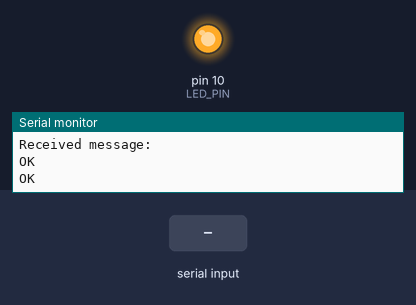
This sketch was run on a simulated Arduino Uno, built with avr-gcc and run on an emulated ATmega328P. Shown: output pins drawn as LEDs (lit = HIGH), the last lines printed to the serial monitor. The inputs (shaded band) are chosen by the test bench. The modem accepts every AT command (registered, SIM ready, sends succeed) and sends nothing else.

Above: at 4.2 s.
4.3 s: "LIGHT ON" received over the second serial link
At 7.0 s:
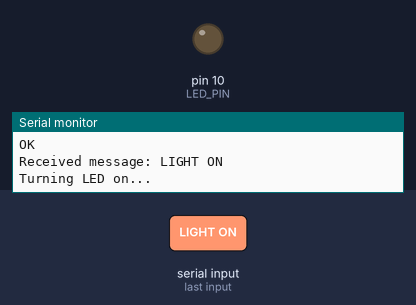
7.3 s: "LIGHT OFF" received over the second serial link
At 9.6 s:
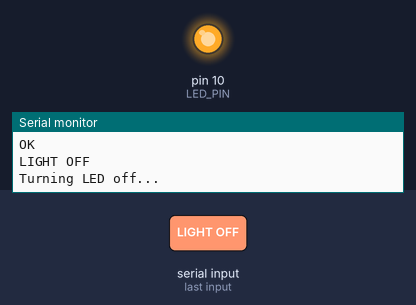
Timing chart, 0 to 11.1 s (numbered marks = the images above; inputs shaded):
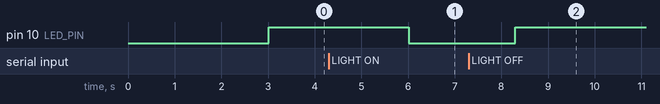

The sketch:

control_relay_sms.ino
```cpp
#include <SoftwareSerial.h>


SoftwareSerial sim800lSerial(6,7); // RX, TX pins

//relay pin here
#define LED_PIN 10

void setup() {
  Serial.begin(9600);
  sim800lSerial.begin(9600);

  // Initialize SIM800L
  delay(1000);
  sim800lSerial.println("AT");
  delay(1000);
  sim800lSerial.println("AT+CMGF=1"); // Set SMS mode to text
  delay(1000);
  Serial.println("Setup complete.");
  pinMode(LED_PIN,OUTPUT);
  digitalWrite(LED_PIN,HIGH);
}

void loop() {
  if (sim800lSerial.available()) {
    String message = sim800lSerial.readString();
    Serial.print("Received message: ");
    Serial.println(message);

    // Check if the received message contains a specific command
    if (message.indexOf("LIGHT ON") != -1) {
      // Turn on LED or perform desired action
      Serial.println("Turning LED on...");
      digitalWrite(LED_PIN, LOW);
      sim800lSerial.println("AT+CMGD=1,4");
    }
    else if (message.indexOf("LIGHT OFF") != -1) {
      // Turn off LED or perform desired action
      Serial.println("Turning LED off...");
      digitalWrite(LED_PIN, HIGH);
      sim800lSerial.println("AT+CMGD=1,4");
    }


    delay(1000);
  }
}
```

Measured:
- after the input at 4.3 s, pin 10 (LED_PIN): HIGH → LOW after 1.7 s
- after the input at 7.3 s, pin 10 (LED_PIN): LOW → HIGH after 1.0 s
